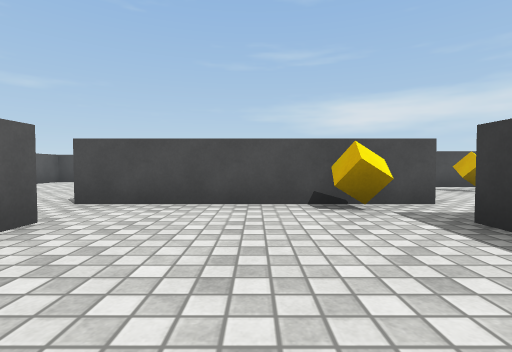
[1] (above)

19 first-person views from a walk through a Unity game level. The camera is 0.58 m above the floor, tilts 2° down and sees 85° across. The floor is counted in squares, 1 m on a side. Each view is taken from the middle of a square. On the plan, view 1 faces up. The plan holds only what a view shows up to about 9 squares ahead; the rest is blank. The player is left out. Surface patterns are stand-ins for the level's own textures.

[2]
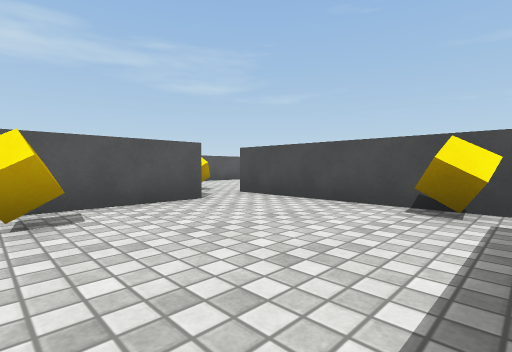

[3]
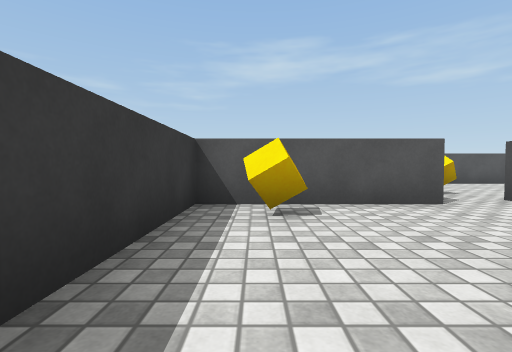

[4]
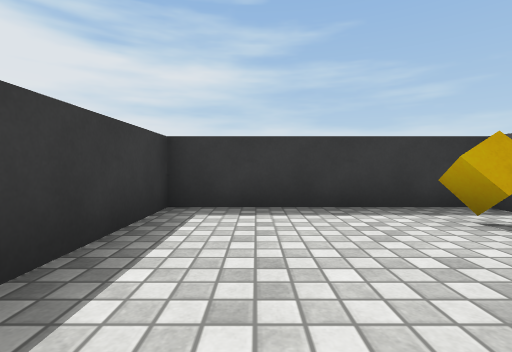

[5]
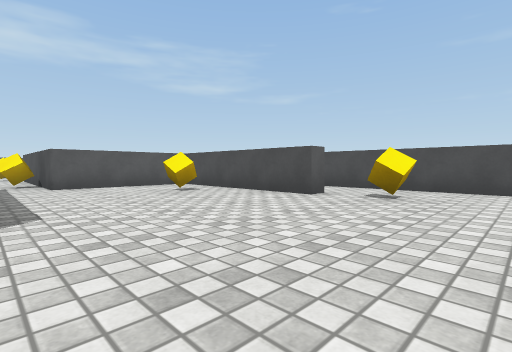

[6]
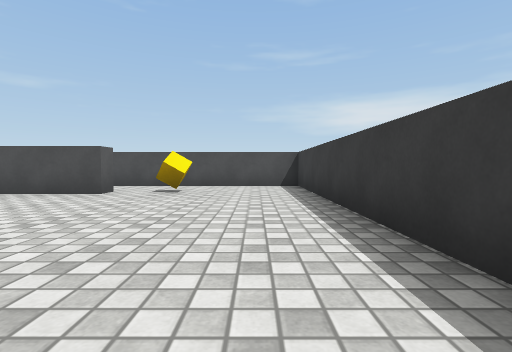

[7]
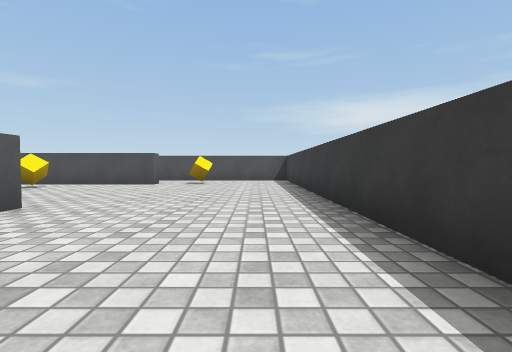

[8]
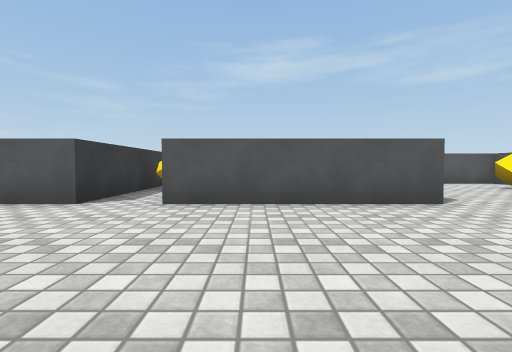

[9]
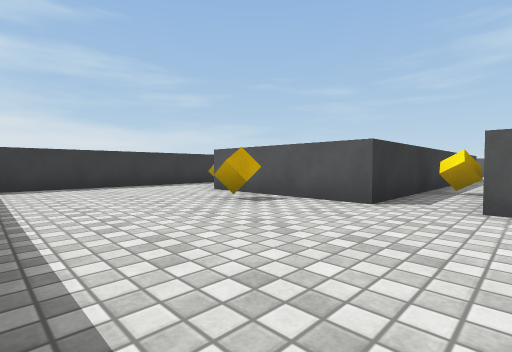

[10]
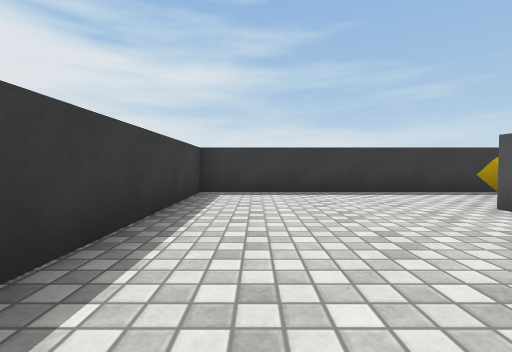

[11]
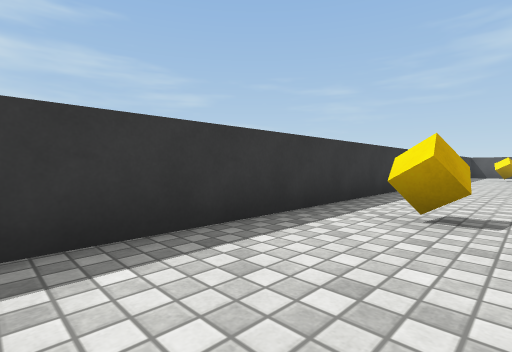

[12]
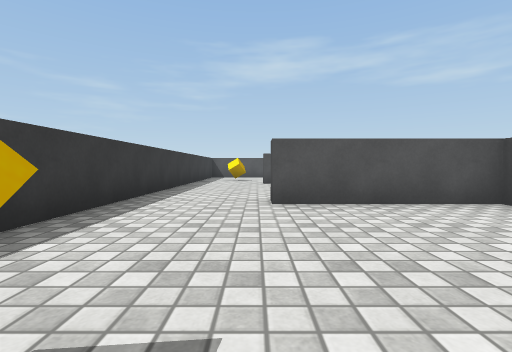

[13]
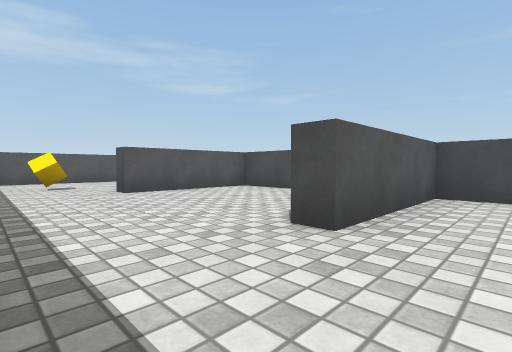

[14]
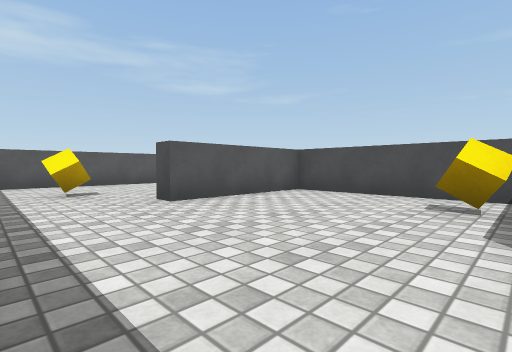

[15]
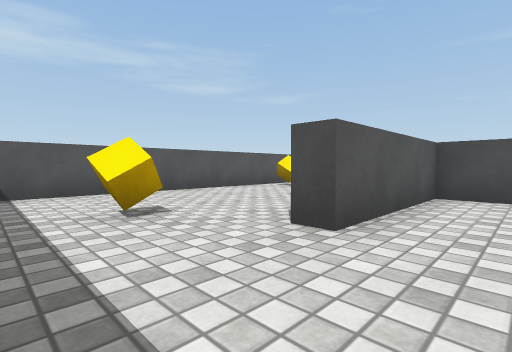

[16]
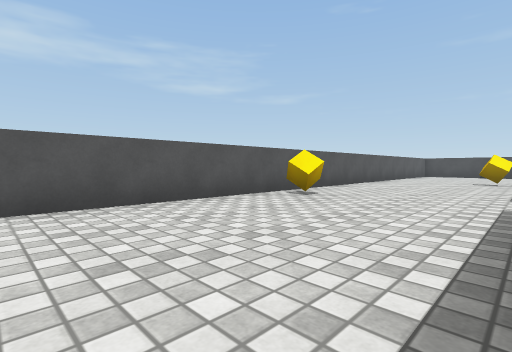

[17]
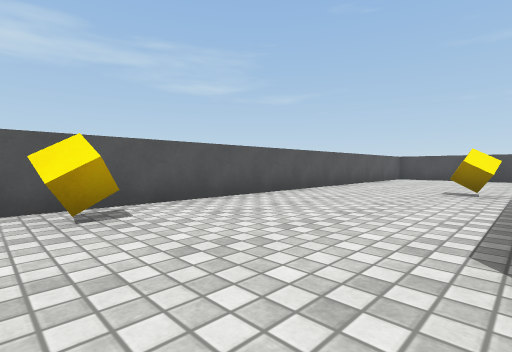

[18]
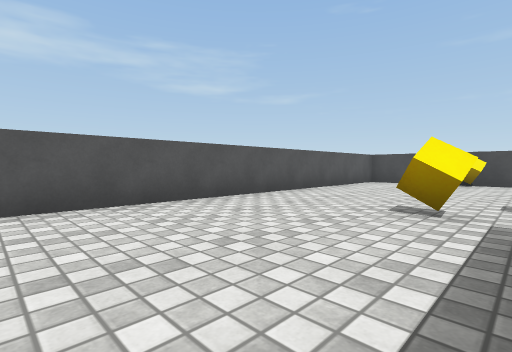

[19]
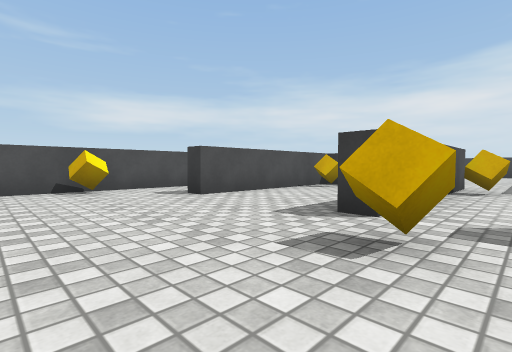

### Floor plan
Points are (right, up) in squares from view 1. A wall is a line through its corners. A room is listed if a view was taken in it or the views show most of it. See-through windows are left out.
Room 1 (views 1, 2, 3, 4)
walls: (-2.2, 2.9) (-2.2, -0.9) (2.2, -0.9) (2.2, 2.9); (2.8, 4.3) (-2.8, 4.3)
ways out: opening at (-2, 3.5) to room 2; opening at (3, 4) to room 2
objects: cube (-1, 0); cube (1, 4)
Room 2 (views 5, 6, 7, 8, 9, 10, 11, 12, 13, 14, 15, 16, 17, 18, 19)
walls: (2.5, -2.7) (7.7, -2.7) (7.7, -6.8); (3.9, -3.2) (2.8, -3.2) (2.8, -6.7) (2.2, -6.7); (1.9, -3.2) (-2.2, -3.2) (-2.2, -6.7) (-2.8, -6.7); (7.7, 2.9) (7.7, -1.5); (-2.8, 4.3) (-2.8, 4.9); (-2, -9.2) (12.3, -9.2) (12.3, -4.2); (2.8, 7.5) (2.8, 4.3); (12.3, 0.2) (12.3, 10.3) (6.6, 10.3); (1.9, 7.9) (-2.8, 7.9) (-2.8, 8.4); (7.7, 8.4) (7.7, 7.9) (3, 7.9); (-1.5, 10.3) (-5.8, 10.3); (-7.2, 8.6) (-7.2, -8.8)
ways out: opening at (-2, 3.5) to room 1; opening at (3, 4) to room 1
objects: cube (-6, -2); cube (-4, -8); cube (-4, 4); cube (1, -5); cube (1, 7); cube (5, -2); cube (5, 6); cube (7, -8); cube (9, -5); cube (9, 8)

Where each view was taken, in squares from view 1:
view 1: 0 up, 0 right, facing up
view 2: 0 up, 2 right, facing up-left
view 3: 0 up, 2 right, facing left
view 4: 3 up, 1 right, facing down
view 5: 3 up, 11 right, facing up-left
view 6: 2 up, 11 right, facing up
view 7: 1 down, 11 right, facing up
view 8: 0 up, 12 right, facing left
view 9: 1 down, 12 right, facing down-left
view 10: 3 down, 11 right, facing down
view 11: 7 down, 10 right, facing down-left
view 12: 7 down, 7 right, facing left
view 13: 9 down, 4 right, facing up-left
view 14: 9 down, 2 right, facing up-left
view 15: 9 down, 1 left, facing up-left
view 16: 7 down, 3 left, facing up-left
view 17: 3 down, 3 left, facing up-left
view 18: 0 up, 3 left, facing up-left
view 19: 3 up, 6 left, facing up-right
